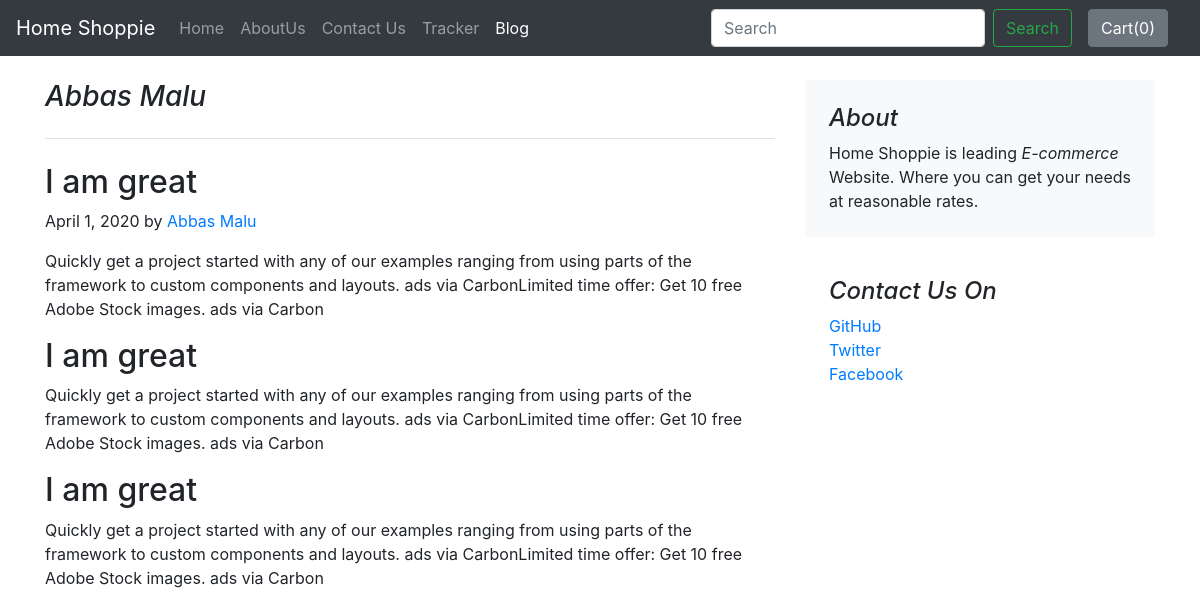
The page /blog/blogpost/1 on the database its author committed.
### blog/models.py (models this page shows, shortened)
class Blogpost(models.Model):
    post_id = models.AutoField(primary_key=True)
    author = models.CharField(max_length=50, default="Abbas Malu")
    title = models.CharField(max_length=50)
    head0 = models.CharField(max_length=500, default="")
    chead0 = models.CharField(max_length=5000, default="")
    head1 = models.CharField(max_length=500, default="")
    chead1 = models.CharField(max_length=5000, default="")
    head2 = models.CharField(max_length=500, default="")
    chead2 = models.CharField(max_length=5000, default="")
    pub_date = models.DateField()
    thumbnail = models.ImageField(upload_to='shop/images', default="")

### blog/views.py (the view)
# urls.py: path("blogpost/<int:id>", views.blogpost, name="blogPost"),
def blogpost(request, id):
    post = Blogpost.objects.filter(post_id =id)[0]
    return render(request, 'blog/blogpost.html', {'post' : post})

### blog/templates/blog/blogpost.html (shortened to what this page needs)
{% extends 'blog/basic.html' %}
{% block blog %}active{% endblock %}
{% block body %}
<div class="container">
<div class="row my-4">
    <div class="col-md-8 blog-main">
      <h3 class="pb-4 mb-4 font-italic border-bottom">
          {{post.title}}</h3>
      <div class="blog-post">
        <h2 class="blog-post-title">{{post.head0}}</h2>
        <p class="blog-post-meta">{{post.pub_date}} by <a href="#">{{post.author}}</a></p>
        <p>{{post.chead0}}</p>
        <h2>{{post.head1}}</h2>
        <p>{{post.chead1}}</p>
        <h2>{{post.head2}}</h2>
        <p>{{post.chead2}}</p>
         </div>
    </div>
    <aside class="col-md-4 blog-sidebar">
      <div class="p-4 mb-3 bg-light rounded">
        <h4 class="font-italic">About</h4>
        <p class="mb-0">Home Shoppie is leading <em>E-commerce</em> Website. Where you can get your needs at reasonable rates.</p>
      </div>
      <div class="p-4">
        <h4 class="font-italic">Contact Us On</h4>
        <ol class="list-unstyled">
          <li><a href="#">GitHub</a></li>
          <li><a href="#">Twitter</a></li>
          <li><a href="#">Facebook</a></li>
        </ol>
      </div>
    </aside>
  </div>
</div>
{% endblock %}

### rows shown on the page
Blogpost: title "Abbas Malu", head0 "I am great", pub_date "April 1, 2020", author "Abbas Malu", chead0 "Quickly get a project started with any of our examples ranging from using parts of the framework to custom components and layouts. ads via CarbonLimited time offer: Get 10 free Adobe Stock images. ads via Carbon", head1 "I am great", chead1 "Quickly get a project started with any of our examples ranging from using parts of the framework to custom components and layouts. ads via CarbonLimited time offer: Get 10 free Adobe Stock images. ads via Carbon", head2 "I am great", chead2 "Quickly get a project started with any of our examples ranging from using parts of the framework to custom components and layouts. ads via CarbonLimited time offer: Get 10 free Adobe Stock images. ads via Carbon"
